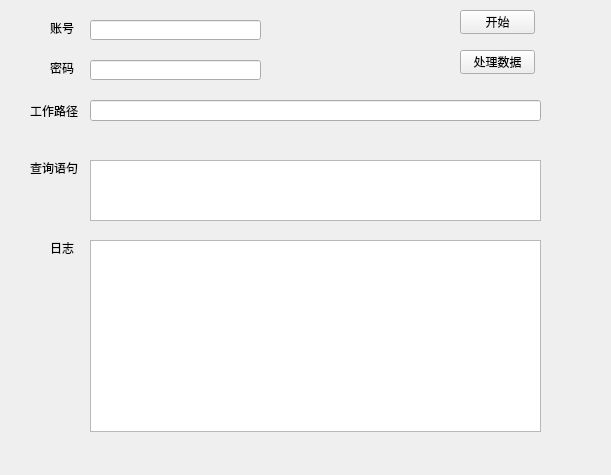
<?xml version="1.0" encoding="UTF-8"?>
<ui version="4.0">
 <class>Form</class>
 <widget class="QWidget" name="Form">
  <property name="geometry">
   <rect>
    <x>0</x>
    <y>0</y>
    <width>611</width>
    <height>475</height>
   </rect>
  </property>
  <property name="windowTitle">
   <string>Scopus Plumx数据爬虫系统</string>
  </property>
  <widget class="QLabel" name="label_4">
   <property name="geometry">
    <rect>
     <x>30</x>
     <y>100</y>
     <width>61</width>
     <height>21</height>
    </rect>
   </property>
   <property name="text">
    <string>工作路径</string>
   </property>
  </widget>
  <widget class="QLabel" name="label_5">
   <property name="geometry">
    <rect>
     <x>50</x>
     <y>240</y>
     <width>54</width>
     <height>16</height>
    </rect>
   </property>
   <property name="text">
    <string>日志</string>
   </property>
  </widget>
  <widget class="QLineEdit" name="password">
   <property name="geometry">
    <rect>
     <x>90</x>
     <y>60</y>
     <width>171</width>
     <height>20</height>
    </rect>
   </property>
  </widget>
  <widget class="QLabel" name="label_3">
   <property name="geometry">
    <rect>
     <x>30</x>
     <y>160</y>
     <width>54</width>
     <height>16</height>
    </rect>
   </property>
   <property name="text">
    <string>查询语句</string>
   </property>
  </widget>
  <widget class="QLineEdit" name="work_path">
   <property name="geometry">
    <rect>
     <x>90</x>
     <y>100</y>
     <width>451</width>
     <height>21</height>
    </rect>
   </property>
  </widget>
  <widget class="QTextBrowser" name="scrap_log">
   <property name="geometry">
    <rect>
     <x>90</x>
     <y>240</y>
     <width>451</width>
     <height>192</height>
    </rect>
   </property>
  </widget>
  <widget class="QLabel" name="label_2">
   <property name="geometry">
    <rect>
     <x>50</x>
     <y>60</y>
     <width>54</width>
     <height>16</height>
    </rect>
   </property>
   <property name="text">
    <string>密码</string>
   </property>
  </widget>
  <widget class="QLineEdit" name="username">
   <property name="geometry">
    <rect>
     <x>90</x>
     <y>20</y>
     <width>171</width>
     <height>20</height>
    </rect>
   </property>
  </widget>
  <widget class="QPushButton" name="start_btn">
   <property name="geometry">
    <rect>
     <x>460</x>
     <y>10</y>
     <width>75</width>
     <height>24</height>
    </rect>
   </property>
   <property name="text">
    <string>开始</string>
   </property>
  </widget>
  <widget class="QLabel" name="label">
   <property name="geometry">
    <rect>
     <x>50</x>
     <y>20</y>
     <width>54</width>
     <height>16</height>
    </rect>
   </property>
   <property name="text">
    <string>账号</string>
   </property>
  </widget>
  <widget class="QPlainTextEdit" name="search">
   <property name="geometry">
    <rect>
     <x>90</x>
     <y>160</y>
     <width>451</width>
     <height>61</height>
    </rect>
   </property>
  </widget>
  <widget class="QPushButton" name="resolve_data_btn">
   <property name="geometry">
    <rect>
     <x>460</x>
     <y>50</y>
     <width>75</width>
     <height>24</height>
    </rect>
   </property>
   <property name="text">
    <string>处理数据</string>
   </property>
  </widget>
 </widget>
 <resources/>
 <connections/>
</ui>
